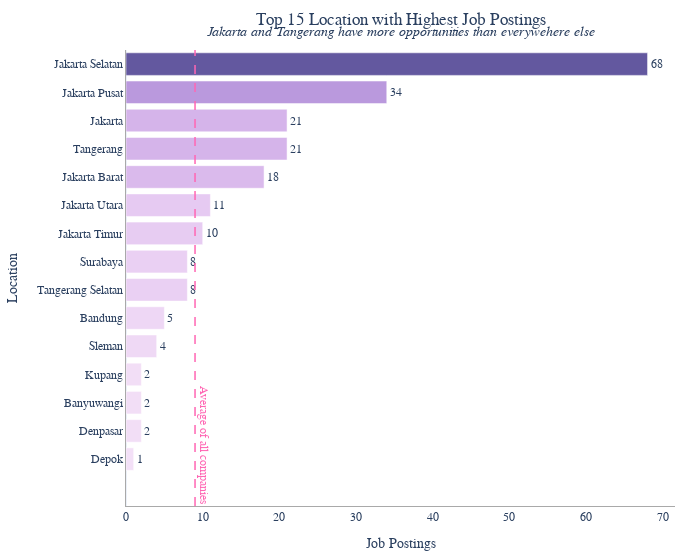

The notebook cell this image was saved under:
### Markdown cell above
### Number of Jobs based on Location

### Code cell
temp_df = df.groupby('Location').count()['Id'].sort_values(ascending=False)

fig = px.bar(temp_df[:15], title='Top 15 Location with Highest Job Postings',
            labels={'category':'Company', 'value':'Job Postings'}, orientation='h',
            color='value', color_continuous_scale='purp', text_auto=True)
fig.update_layout(coloraxis_showscale=False, xaxis_showgrid=False, width=700)
fig.update_yaxes(categoryorder='total ascending')
fig.data[0].texttemplate = '%{x:s}'
fig.data[0].textposition = 'outside'
fig.add_annotation(xref='x domain', yref="y domain", x=0.5, y=1.06, font_size=14,
                   text="<i>Jakarta and Tangerang have more opportunities than everywehere else</i>", 
                   showarrow=False)

avg = temp_df.mean()
fig.add_vline(x=avg, line_width=1.5, line_dash="dash", line_color="#ff66b3")
fig.add_annotation(x=avg, xanchor="left", y=0.5, text="Average of all companies", showarrow=False,
                   font_color="#ff66b3", textangle=90)

fig.write_html("./static/plots/location.html")
fig.show()

### Figure 1 — Plotly figure (JSON) as saved in the notebook; plotly's stock layout.template omitted (floating-point values rounded to 4 significant figures)
{"data": [{"alignmentgroup": "True", "hovertemplate": "Job Postings=%{marker.color}<br>Location=%{y}<extra></extra>", "legendgroup": "", "marker": {"color": [68, 34, 21, 21, 18, 11, 10, 8, 8, 5, 4, 2, 2, 2, 1], "coloraxis": "coloraxis", "pattern": {"shape": ""}}, "name": "", "offsetgroup": "", "orientation": "h", "showlegend": false, "textposition": "outside", "texttemplate": "%{x:s}", "type": "bar", "x": [68, 34, 21, 21, 18, 11, 10, 8, 8, 5, 4, 2, 2, 2, 1], "xaxis": "x", "y": ["Jakarta Selatan", "Jakarta Pusat", "Tangerang", "Jakarta", "Jakarta Barat", "Jakarta Utara", "Jakarta Timur", "Tangerang Selatan", "Surabaya", "Bandung", "Sleman", "Denpasar", "Banyuwangi", "Kupang", "Depok"], "yaxis": "y"}], "layout": {"annotations": [{"font": {"size": 14}, "showarrow": false, "text": "<i>Jakarta and Tangerang have more opportunities than everywehere else</i>", "x": 0.5, "xref": "x domain", "y": 1.06, "yref": "y domain"}, {"font": {"color": "#ff66b3"}, "showarrow": false, "text": "Average of all companies", "textangle": 90, "x": 9, "xanchor": "left", "y": 0.5}], "barmode": "relative", "coloraxis": {"colorbar": {"title": {"text": "Job Postings"}}, "colorscale": [[0, "rgb(243, 224, 247)"], [0.1667, "rgb(228, 199, 241)"], [0.3333, "rgb(209, 175, 232)"], [0.5, "rgb(185, 152, 221)"], [0.6667, "rgb(159, 130, 206)"], [0.8333, "rgb(130, 109, 186)"], [1, "rgb(99, 88, 159)"]], "showscale": false}, "legend": {"tracegroupgap": 0}, "shapes": [{"line": {"color": "#ff66b3", "dash": "dash", "width": 1.5}, "type": "line", "x0": 9, "x1": 9, "xref": "x", "y0": 0, "y1": 1, "yref": "y domain"}], "title": {"text": "Top 15 Location with Highest Job Postings"}, "width": 700, "xaxis": {"anchor": "y", "domain": [0, 1], "showgrid": false, "title": {"text": "Job Postings"}}, "yaxis": {"anchor": "x", "categoryorder": "total ascending", "domain": [0, 1], "title": {"text": "Location"}}}}
